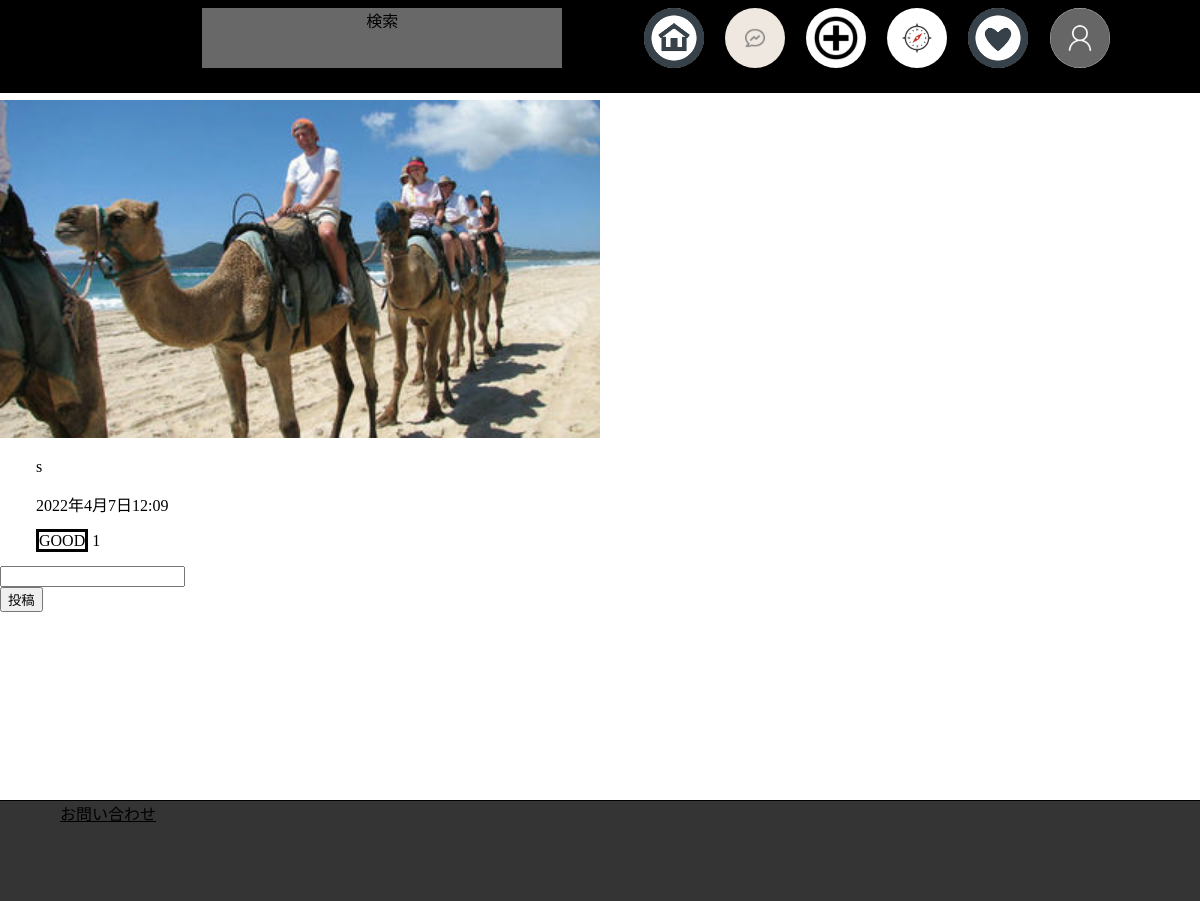
The app's page /detail/13/ with its own data.
### post_app/models.py (models this page shows)
class Post(models.Model):
    upload_img = models.ImageField(upload_to = 'images',verbose_name='投稿画像')
    posted_at = models.DateTimeField(help_text="投稿日",auto_now_add=True,verbose_name='投稿日')
    text = models.CharField(max_length=255,verbose_name='本文')
    good = models.IntegerField(default=0,verbose_name='いいねの数')
    def __str__(self):
        return self.text[:10]

### post_app/views.py (the view, shortened to what this page needs)
# urls.py: path('detail/<pk>/', views.CommentForm.as_view(), name='detail'),
class CommentForm(CreateView):
    template_name = 'detail.html'
    model = Comment
    fields = ['text','subject']
    pk = None
    def get_context_data(self,**kwargs):
        ctxt = super().get_context_data()
        ctxt["object_list"] = Post.objects.all()
        ctxt["comment_list"] = Comment.objects.all()
        ctxt["post"] = Post.objects.get(id=self.kwargs['pk'])
        return ctxt
    def get_form(self):
        form = super(CommentForm, self).get_form()
        form.fields['subject'].label = '題'
        form.initial['subject'] = self.kwargs['pk'] # フィールドの初期値の設定(https://k-mawa.hateblo.jp/entry/2017/10/31/235640)
        form.fields['text'].required = True
        return form
    """
    # (https://webty.jp/staffblog/production/post-1158/)
    url = request.path +
    """
    success_url = reverse_lazy('detail')

### templates/detail.html (shortened to what this page needs)
{% extends '_media_bace.html' %}
{% block main %}
<body>
    <div>
        <img class="post_elem" src="/media/{{ post.upload_img }}" alt="画像を表示できません">
    </div>
    <div class="post_elem" id="detail_info">
        <p>{{ post.text }}</p>
        <p>{{ post.posted_at }}</p>
        <p>{% include "like.html" %}</p>
    </div>
    <div class="comment_elem">
        {% include "comment_form.html" %}
    </div>
</body>
{% endblock %}

### templates/like.html (shortened to what this page needs)
{% load static %}
<!DOCTYPE html>
<div class="good-flame">
    <div class="good_button">
        <a id="good-a-{{ post.id }}" onclick="api_good_{{ post.id }}()"><span id="good_button_word">GOOD</span> <span id="good_count-{{ post.id }}">{{ post.good }}</span></a>
    </div>
  </div>

### static/style.css (style rules this page uses)
.comment_elem { flex-flow: column; }
img.post_elem { width: 50%; height: auto; }
div#detail_info { margin: 0% 3% 0% 3%; width: 300px; overflow-wrap: break-word; }
#good_button_word { border: solid ; }
.good_button a { color : inherit; }
img { width:100%; }
html, body { margin: 0; width: 100%; height: 100%; }

### records on screen
Post: upload_img (picture), text "s", posted_at "2022年4月7日12:09", good "1"
